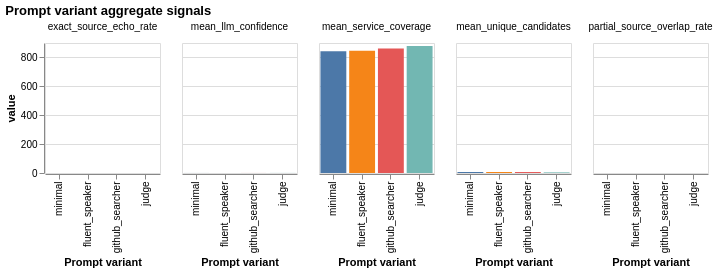

Notebook source saved alongside this figure:
### Markdown cell above
### Prompt Variant Synthesis

Before moving into detailed agreement metrics, this table summarizes what each prompt variant changes at the aggregate level: average coverage across LLM services, output length, within-prompt confidence, unique candidate count, and source-term retention. These are descriptive signals, not a ranking of prompts.

### Code cell
variant_summary_rows = []
for variant in VARIANTS:
    vdf = scored_df[scored_df['prompt_variant'] == variant].copy()
    fp_v = fp_df[fp_df['variant'] == variant]

    source_echo_cells = 0
    source_overlap_cells = 0
    translated_cells = 0
    for _, row in vdf.iterrows():
        for svc, col in LLM_TRANS_COLS.items():
            val = row.get(col)
            if pd.isna(val):
                continue
            val = str(val).strip()
            if not val or val.lower() in ('nan', 'none'):
                continue
            translated_cells += 1
            val_lower = val.lower()
            if val_lower == TERM.lower():
                source_echo_cells += 1
            elif 'digital' in val_lower or 'humanities' in val_lower:
                source_overlap_cells += 1

    variant_summary_rows.append({
        'variant': variant,
        'mean_service_coverage': round(fp_v['n_languages'].mean(), 1),
        'min_service_coverage': int(fp_v['n_languages'].min()),
        'max_service_coverage': int(fp_v['n_languages'].max()),
        'mean_word_count': round(fp_v['mean_word_count'].mean(), 2),
        'mean_llm_confidence': round(vdf['llm_confidence'].mean(), 3),
        'mean_unique_candidates': round(vdf['llm_unique_candidates'].mean(), 2),
        'translated_cells': translated_cells,
        'exact_source_echo_rate': round(source_echo_cells / translated_cells, 3) if translated_cells else 0,
        'partial_source_overlap_rate': round(source_overlap_cells / translated_cells, 3) if translated_cells else 0,
    })

variant_synthesis_df = pd.DataFrame(variant_summary_rows)
display(variant_synthesis_df)

synth_long = variant_synthesis_df.melt(
    id_vars='variant',
    value_vars=['mean_service_coverage', 'mean_llm_confidence', 'mean_unique_candidates', 'exact_source_echo_rate', 'partial_source_overlap_rate'],
    var_name='signal',
    value_name='value',
)

chart = alt.Chart(synth_long).mark_bar().encode(
    x=alt.X('variant:N', sort=VARIANTS, title='Prompt variant'),
    y=alt.Y('value:Q', title='value'),
    color=alt.Color('variant:N', sort=VARIANTS, legend=None, scale=alt.Scale(scheme='tableau10')),
    column=alt.Column('signal:N', title=None),
    tooltip=['variant:N', 'signal:N', alt.Tooltip('value:Q', format='.3f')],
).properties(width=115, height=130, title='Prompt variant aggregate signals')
display(chart)

### Figure 1 — Vega specification as saved in the notebook (floating-point values rounded to 4 significant figures)
{"$schema": "https://vega.github.io/schema/vega/v6.json", "data": [{"name": "source_0", "values": [{"variant": "minimal", "signal": "mean_service_coverage", "value": 843.5, "x_variant_sort_index": 0.0, "color_variant_sort_index": 0.0}, {"variant": "fluent_speaker", "signal": "mean_service_coverage", "value": 846.9, "x_variant_sort_index": 1.0, "color_variant_sort_index": 1.0}, {"variant": "github_searcher", "signal": "mean_service_coverage", "value": 861.6, "x_variant_sort_index": 2.0, "color_variant_sort_index": 2.0}, {"variant": "judge", "signal": "mean_service_coverage", "value": 879.1, "x_variant_sort_index": 3.0, "color_variant_sort_index": 3.0}, {"variant": "minimal", "signal": "mean_llm_confidence", "value": 0.23, "x_variant_sort_index": 0.0, "color_variant_sort_index": 0.0}, {"variant": "fluent_speaker", "signal": "mean_llm_confidence", "value": 0.21, "x_variant_sort_index": 1.0, "color_variant_sort_index": 1.0}, {"variant": "github_searcher", "signal": "mean_llm_confidence", "value": 0.266, "x_variant_sort_index": 2.0, "color_variant_sort_index": 2.0}, {"variant": "judge", "signal": "mean_llm_confidence", "value": 0.494, "x_variant_sort_index": 3.0, "color_variant_sort_index": 3.0}, {"variant": "minimal", "signal": "mean_unique_candidates", "value": 6.85, "x_variant_sort_index": 0.0, "color_variant_sort_index": 0.0}, {"variant": "fluent_speaker", "signal": "mean_unique_candidates", "value": 7.01, "x_variant_sort_index": 1.0, "color_variant_sort_index": 1.0}, {"variant": "github_searcher", "signal": "mean_unique_candidates", "value": 6.67, "x_variant_sort_index": 2.0, "color_variant_sort_index": 2.0}, {"variant": "judge", "signal": "mean_unique_candidates", "value": 4.31, "x_variant_sort_index": 3.0, "color_variant_sort_index": 3.0}, {"variant": "minimal", "signal": "exact_source_echo_rate", "value": 0.053, "x_variant_sort_index": 0.0, "color_variant_sort_index": 0.0}, {"variant": "fluent_speaker", "signal": "exact_source_echo_rate", "value": 0.016, "x_variant_sort_index": 1.0, "color_variant_sort_index": 1.0}, {"variant": "github_searcher", "signal": "exact_source_echo_rate", "value": 0.09, "x_variant_sort_index": 2.0, "color_variant_sort_index": 2.0}, {"variant": "judge", "signal": "exact_source_echo_rate", "value": 0.025, "x_variant_sort_index": 3.0, "color_variant_sort_index": 3.0}, {"variant": "minimal", "signal": "partial_source_overlap_rate", "value": 0.199, "x_variant_sort_index": 0.0, "color_variant_sort_index": 0.0}, {"variant": "fluent_speaker", "signal": "partial_source_overlap_rate", "value": 0.204, "x_variant_sort_index": 1.0, "color_variant_sort_index": 1.0}, {"variant": "github_searcher", "signal": "partial_source_overlap_rate", "value": 0.195, "x_variant_sort_index": 2.0, "color_variant_sort_index": 2.0}, {"variant": "judge", "signal": "partial_source_overlap_rate", "value": 0.188, "x_variant_sort_index": 3.0, "color_variant_sort_index": 3.0}]}, {"name": "column_domain", "values": [{"signal": "mean_service_coverage", "count": 4}, {"signal": "mean_llm_confidence", "count": 4}, {"signal": "mean_unique_candidates", "count": 4}, {"signal": "exact_source_echo_rate", "count": 4}, {"signal": "partial_source_overlap_rate", "count": 4}]}, {"name": "data_2", "values": [{"value_end": 843.5, "value_start": 0.0}, {"value_end": 846.9, "value_start": 0.0}, {"value_end": 861.6, "value_start": 0.0}, {"value_end": 879.1, "value_start": 0.0}, {"value_end": 0.23, "value_start": 0.0}, {"value_end": 0.21, "value_start": 0.0}, {"value_end": 0.266, "value_start": 0.0}, {"value_end": 0.494, "value_start": 0.0}, {"value_end": 6.85, "value_start": 0.0}, {"value_end": 7.01, "value_start": 0.0}, {"value_end": 6.67, "value_start": 0.0}, {"value_end": 4.31, "value_start": 0.0}, {"value_end": 0.053, "value_start": 0.0}, {"value_end": 0.016, "value_start": 0.0}, {"value_end": 0.09, "value_start": 0.0}, {"value_end": 0.025, "value_start": 0.0}, {"value_end": 0.199, "value_start": 0.0}, {"value_end": 0.204, "value_start": 0.0}, {"value_end": 0.195, "value_start": 0.0}, {"value_end": 0.188, "value_start": 0.0}]}, {"name": "source_0_x_domain_variant", "values": [{"sort_field": 0.0, "variant": "minimal"}, {"sort_field": 1.0, "variant": "fluent_speaker"}, {"sort_field": 2.0, "variant": "github_searcher"}, {"sort_field": 3.0, "variant": "judge"}]}, {"name": "source_0_color_domain_variant", "values": [{"sort_field": 0.0, "variant": "minimal"}, {"sort_field": 1.0, "variant": "fluent_speaker"}, {"sort_field": 2.0, "variant": "github_searcher"}, {"sort_field": 3.0, "variant": "judge"}]}], "signals": [{"name": "child_width", "value": 115}, {"name": "child_height", "value": 130}], "marks": [{"type": "group", "name": "row_header", "encode": {"update": {"height": {"signal": "child_height"}}}, "axes": [{"scale": "y", "grid": false, "orient": "left", "labelOverlap": true, "zindex": 0, "tickCount": {"signal": "ceil(child_height/40)"}, "title": "value"}], "role": "row-header"}, {"type": "group", "name": "column_header", "from": {"data": "column_domain"}, "sort": {"field": "datum[\"signal\"]", "order": "ascending"}, "encode": {"update": {"width": {"signal": "child_width"}}}, "title": {"text": {"signal": "isValid(parent[\"signal\"]) ? parent[\"signal\"] : \"\"+parent[\"signal\"]"}, "offset": 10, "style": "guide-label", "frame": "group"}, "role": "column-header"}, {"type": "group", "name": "column_footer", "from": {"data": "column_domain"}, "sort": {"field": "datum[\"signal\"]", "order": "ascending"}, "encode": {"update": {"width": {"signal": "child_width"}}}, "axes": [{"scale": "x", "zindex": 0, "labelAngle": 270, "orient": "bottom", "grid": false, "labelAlign": "right", "title": "Prompt variant", "labelBaseline": "middle"}], "role": "column-footer"}, {"type": "group", "name": "cell", "from": {"facet": {"data": "source_0", "name": "facet", "groupby": ["signal"]}}, "sort": {"field": ["datum[\"signal\"]"], "order": ["ascending"]}, "encode": {"update": {"height": {"signal": "child_height"}, "width": {"signal": "child_width"}}}, "data": [{"name": "data_0", "source": "facet", "transform": [{"type": "stack", "field": "value", "groupby": ["variant"], "sort": {"field": [], "order": []}, "as": ["value_start", "value_end"], "offset": "zero"}, {"type": "filter", "expr": "isValid(datum[\"value\"]) && isFinite(+datum[\"value\"])"}, {"type": "project", "fields": ["signal", "value", "value_end", "value_start", "variant"]}]}], "marks": [{"type": "rect", "name": "child_marks", "from": {"data": "data_0"}, "encode": {"update": {"x": {"field": "variant", "scale": "x"}, "y2": {"field": "value_start", "scale": "y"}, "fill": {"field": "variant", "scale": "color"}, "tooltip": {"signal": "{\"variant\": isValid(datum[\"variant\"]) ? datum[\"variant\"] : \"\"+datum[\"variant\"], \"signal\": isValid(datum[\"signal\"]) ? datum[\"signal\"] : \"\"+datum[\"signal\"], \"value\": format(datum[\"value\"], \".3f\")}"}, "y": {"field": "value_end", "scale": "y"}, "width": {"signal": "max(0.25, bandwidth('x'))"}}}, "style": ["bar"]}], "axes": [{"scale": "y", "maxExtent": 0, "minExtent": 0, "gridScale": "x", "ticks": false, "aria": false, "domain": false, "orient": "left", "zindex": 0, "grid": true, "labels": false, "tickCount": {"signal": "ceil(child_height/40)"}}], "style": "cell"}], "scales": [{"name": "x", "type": "band", "domain": {"data": "source_0_x_domain_variant", "field": "variant", "sort": {"op": "max", "field": "sort_field"}}, "range": [0, {"signal": "child_width"}], "paddingOuter": 0.05, "paddingInner": 0.1}, {"name": "y", "type": "linear", "domain": {"data": "data_2", "fields": ["value_start", "value_end"]}, "range": [{"signal": "child_height"}, 0], "zero": true, "nice": true}, {"name": "color", "type": "ordinal", "domain": {"data": "source_0_color_domain_variant", "field": "variant", "sort": {"op": "max", "field": "sort_field"}}, "range": {"scheme": "tableau10"}}], "title": {"text": "Prompt variant aggregate signals", "anchor": "start"}, "layout": {"padding": 20, "columns": {"signal": "length(data('column_domain'))"}, "bounds": "full", "align": "all"}, "padding": 5, "background": "white"}
